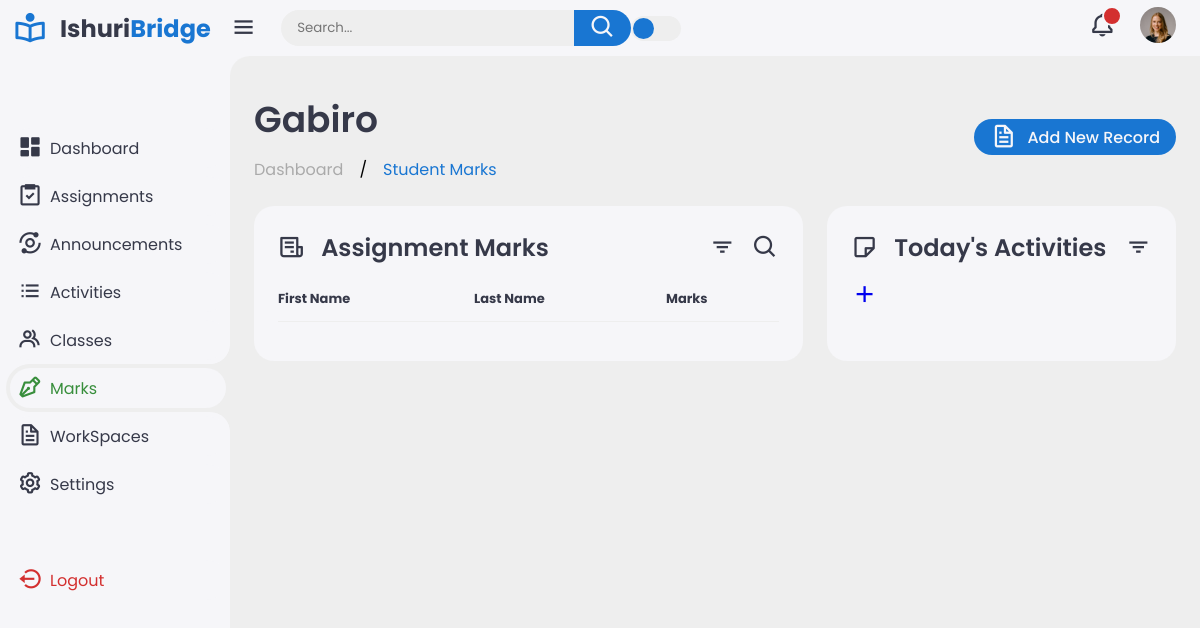
/view-students/4 (signed in), run on an earlier commit of the app's database.
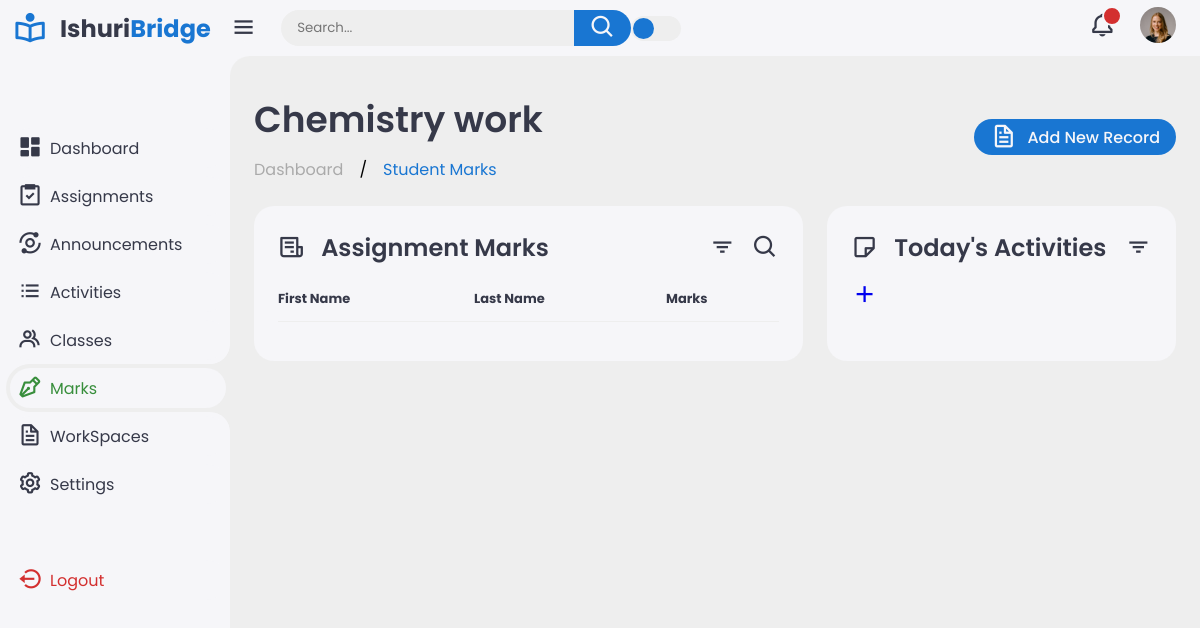
And on a later commit of the database.
### base/models.py (models this page shows, shortened)
class Assignment(models.Model):
    host = models.ForeignKey(Teacher, on_delete=models.CASCADE, null=True)
    name = models.CharField(max_length=200, null=True)
    description = models.TextField(null=True)
    assigned_class = models.IntegerField(null=True)
    submission_date = models.CharField(max_length=300, null=True)
    uploaded = models.DateTimeField(auto_now=True)
    submitted = models.CharField(max_length=50, default='False')
    class Meta:
        ordering = ['-uploaded']

### base/views.py (the view)
# urls.py: path('view-students/<str:pk>', views.viewStudents, name="students"),
@login_required(login_url='login')
def viewStudents(request, pk):
    assignment = Assignment.objects.get(id=pk)
    students = Student.objects.filter(assignments__id=pk)
    average = 20
    context = {'students': students, 'average': average, 'assignment':assignment}
    return render(request, 'html/view-students.html', context)

### base/templates/html/view-students.html (shortened to what this page needs)
{% extends 'main.html' %}
{% load static %}
{% block content %}
<div class="sidebar">
    <a href="#" class="logo">
        <i class='bx bx-book-reader'></i>
        <div class="logo-name"><span>Ishuri</span>Bridge</div>
    </a>
    <ul class="side-menu">
        <li><a href="{% url 'teacher' %}"><i class='bx bxs-dashboard'></i>Dashboard</a></li>
        <li><a href="{% url 'view-assignments' %}"><i class='bx bx-task'></i>Assignments</a></li>
        <li><a href="{% url 'announcements' %}"><i class='bx bx-analyse'></i>Announcements</a></li>
        <li><a href="{% url 'view-activities'%}"><i class='bx bx-list-ul'></i>Activities</a></li>
        <li><a href="{% url 'classes-view' %}"><i class='bx bx-group'></i>Classes</a></li>
        <li class="active"><a href="{% url 'all-marks' %}"><i class='bx bx-pen'></i>Marks</a></li>
        <li><a href="{% url 'workspace' %}"><i class='bx bx-file'></i>WorkSpaces</a></li>
        <li><a href="{% url 'user-profile' request.user.id%}"><i class='bx bx-cog'></i>Settings</a></li>
    </ul>
    <ul class="side-menu">
        <li>
            <a href="{% url 'logout' %}" class="logout">
                <i class='bx bx-log-out-circle'></i>
                Logout
            </a>
        </li>
    </ul>
</div>
<div class="content">
    <main>
        <div class="header">
            <div class="left">
                <h1>{{assignment.name}}</h1>
                <ul class="breadcrumb">
                    <li><a href="#">
                            Dashboard
                        </a></li>
                    /
                    <li><a href="#" class="active">Student Marks</a></li>
                </ul>
            </div>
            <a href="{% url 'add-marks' %}" class="report">
                <i class='bx bx-file'></i>
                <span>Add New Record</span>
            </a>
        </div>
        <div class="bottom-data">
            <div class="orders">
                <div class="header">
                    <i class='bx bx-receipt'></i>
                    <h3>Assignment Marks</h3>
                    <i class='bx bx-filter'></i>
                    <i class='bx bx-search'></i>
                </div>
                <div class="table-responsive">
                    <table class="table">
                        <thead>
                            <tr>
                                <th scope="col">First Name</th>
                                <th scope="col">Last Name</th>
                                <th scope="col">Marks</th>
                            </tr>
                        </thead>
                    </table>
                </div>
            </div>
            <div class="reminders">
                <div class="header">
                    <i class='bx bx-note'></i>
                    <h3>Today's Activities</h3>
                    <i class='bx bx-filter'></i>
                    <a href="{% url 'create-event' %}"><i class='bx bx-plus'"></i></a>
                </div>
            </div>
        </div>
    </main>
</div>
{% endblock content %}

What changed in the data, as far as the page shows it:
changed Assignment: name "Gabiro" → "Chemistry work"
